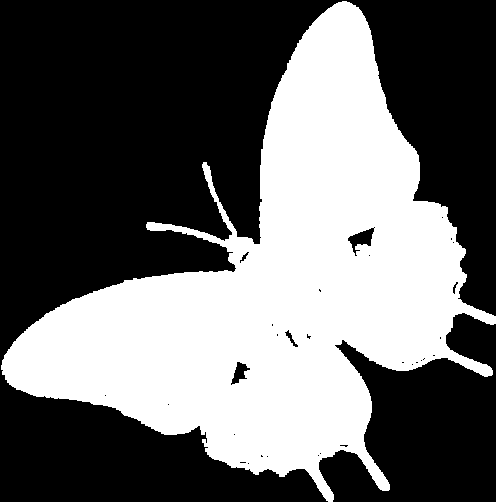
#> input picture Notebook/original/butterfly-3.gif, 496 x 502 px; its folder holds 4 pictures in this run
$ jupyter execute ekstraksi_bentuk_moment.ipynb
#> lines starting #> are read from the running program, lines starting #| are printed output that depends on the picture; after the words box and inside, x2 and y2 are one past the last pixel; in counts of white or black regions, pixels touching at a corner belong together; long printed decimals are rounded
[cell 1]
import cv2
import numpy as np
import matplotlib.pyplot as plt
import os
from PIL import Image

[cell 2]
dataset_path = "original"

image_files = [
    f for f in os.listdir(dataset_path)
    if f.lower().endswith(".gif")
]

print("Jumlah shape:", len(image_files))

[cell 3]
filename = image_files[2]
img_path = os.path.join(dataset_path, filename)

# Baca GIF dengan PIL
img_pil = Image.open(img_path).convert("L")
#> img_pil: PIL image 496x502 L; 40.6% white; 1 white region, box (x1, y1, x2, y2) and area: (1, 1, 496, 502) 101122

# Konversi ke numpy array
img = np.array(img_pil)

plt.imshow(img, cmap="gray")
plt.title(f"Shape Asli ({filename})")
plt.axis("off")

[cell 4]
_, binary = cv2.threshold(
    img, 0, 255,
    cv2.THRESH_BINARY_INV + cv2.THRESH_OTSU
)
#> binary: shape (502, 496); 59.4% white; 1 black region

plt.imshow(binary, cmap="gray")
plt.title("Ekstraksi Bentuk (Citra Biner)")
plt.axis("off")

[cell 5]
contours, _ = cv2.findContours(
    binary, cv2.RETR_EXTERNAL, cv2.CHAIN_APPROX_NONE
)
#> contours = 32 contours, 27 with area under 20; largest, box (x1, y1, x2, y2) and area: (0, 0, 496, 502) 124164, (319, 313, 496, 502) 20864, (348, 227, 375, 256) 265, (231, 362, 250, 385) 170, (285, 330, 298, 347) 40

cnt = max(contours, key=cv2.contourArea)
#> cnt = contour of 3373 points, box (x1, y1, x2, y2) (0, 0, 496, 502), area 124164

contour_img = cv2.cvtColor(binary, cv2.COLOR_GRAY2BGR)
cv2.drawContours(contour_img, [cnt], -1, (255,0,0), 2)
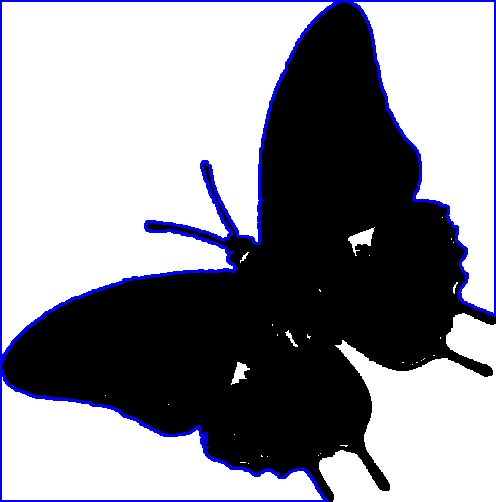
#> contour_img: shape (502, 496, 3); mean B, G, R 153.7, 144.2, 144.2

plt.imshow(contour_img)
plt.title("Kontur Utama")
plt.axis("off")

[cell 6]
M = cv2.moments(cnt)
#> M = moments, m00 124164.5, centre m10/m00, m01/m00 = (191.3, 190.7)

print("RAW MOMENTS")
print("m00 (luas):", M["m00"])
#| m00 (luas): 124164.5
print("m10:", M["m10"])
#| m10: 23756965.333
print("m01:", M["m01"])
#| m01: 23675385.167

[cell 7]
print("CENTRAL MOMENTS")
print("mu20:", M["mu20"])
#| mu20: 2718832013.050
print("mu02:", M["mu02"])
#| mu02: 2703969935.988
print("mu11:", M["mu11"])
#| mu11: -755880081.594

[cell 8]
print("NORMALIZED MOMENTS")
print("nu20:", M["nu20"])
#| nu20: 0.1764
print("nu02:", M["nu02"])
#| nu02: 0.1754
print("nu11:", M["nu11"])
#| nu11: -0.04903

[cell 9]
hu = cv2.HuMoments(M)
#> hu = [0.352, 0.00962, 0.018, 0.00369, -2.99e-05, -0.000361, 3.25e-06]

for i in range(len(hu)):
    if hu[i] != 0:
        hu[i] = -np.sign(hu[i]) * np.log10(abs(hu[i]))
#> this loop made 7 passes
#> after the loop, hu = [0.454, 2.02, 1.74, 2.43, -4.52, -3.44, 5.49]

plt.plot(hu.flatten(), marker='o')
plt.title("Hu Moments (Invarian Bentuk)")
plt.xlabel("Index")
plt.ylabel("Nilai")
plt.grid()
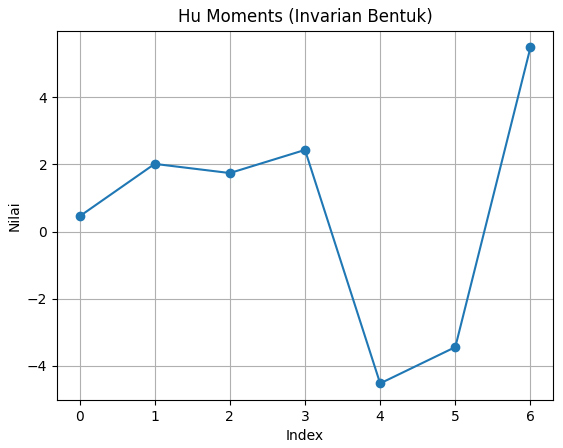
#> figure drawn by matplotlib, 1 panel

[cell 10]
x, y, w, h = cv2.boundingRect(cnt)
#> x = 0; y = 0; w = 496; h = 502

bbox_img = cv2.cvtColor(binary, cv2.COLOR_GRAY2BGR)
cv2.rectangle(bbox_img, (x,y), (x+w,y+h), (0,0,255), 2)
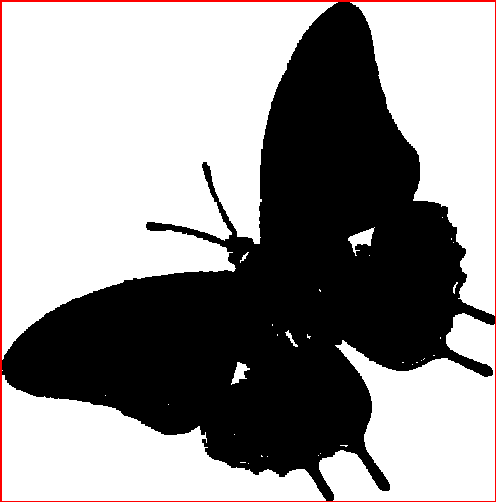
#> bbox_img: shape (502, 496, 3); mean B, G, R 148.4, 148.4, 151.5

plt.imshow(bbox_img)
plt.title("Bounding Box")
plt.axis("off")

[cell 11]
hull = cv2.convexHull(cnt)
#> hull = [[495, 0], [495, 315], [327, 501], [0, 501], [0, 0]]

area = cv2.contourArea(cnt)
#> area = 124164.5
solidity = area / cv2.contourArea(hull)
#> solidity = 0.534

hull_img = cv2.cvtColor(binary, cv2.COLOR_GRAY2BGR)
cv2.drawContours(hull_img, [hull], -1, (0,255,0), 2)
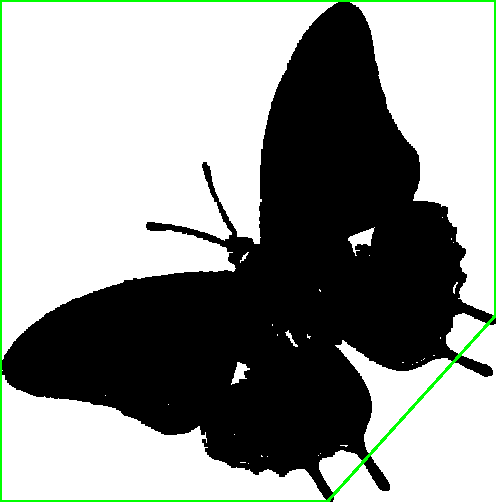
#> hull_img: shape (502, 496, 3); mean B, G, R 147.4, 151.6, 147.4

plt.imshow(hull_img)
plt.title(f"Convex Hull (Solidity = {solidity:.3f})")
plt.axis("off")

[cell 12]
ellipse = cv2.fitEllipse(cnt)
#> ellipse = ((230, 233.8), (519.7, 552.9), 42.31)
(_, axes, _) = ellipse
#> axes = (519.7, 552.9)

a = max(axes) / 2
#> a = 276.4
b = min(axes) / 2
#> b = 259.8

eccentricity = np.sqrt(1 - (b**2 / a**2))
#> eccentricity = 0.341

ellipse_img = cv2.cvtColor(binary, cv2.COLOR_GRAY2BGR)
cv2.ellipse(ellipse_img, ellipse, (255,0,255), 2)
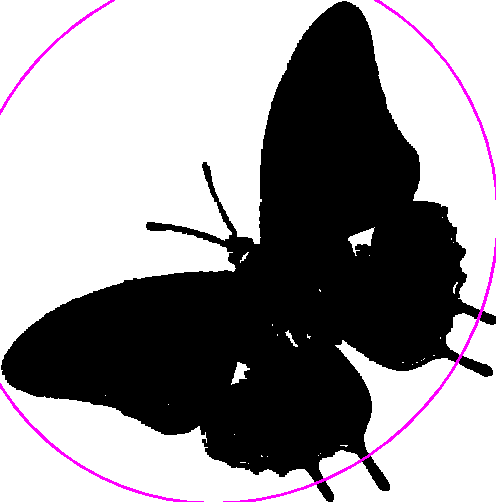
#> ellipse_img: shape (502, 496, 3); mean B, G, R 151.6, 148.4, 151.6

plt.imshow(ellipse_img)
plt.title(f"Ellipse Fitting (Eccentricity = {eccentricity:.3f})")
plt.axis("off")
